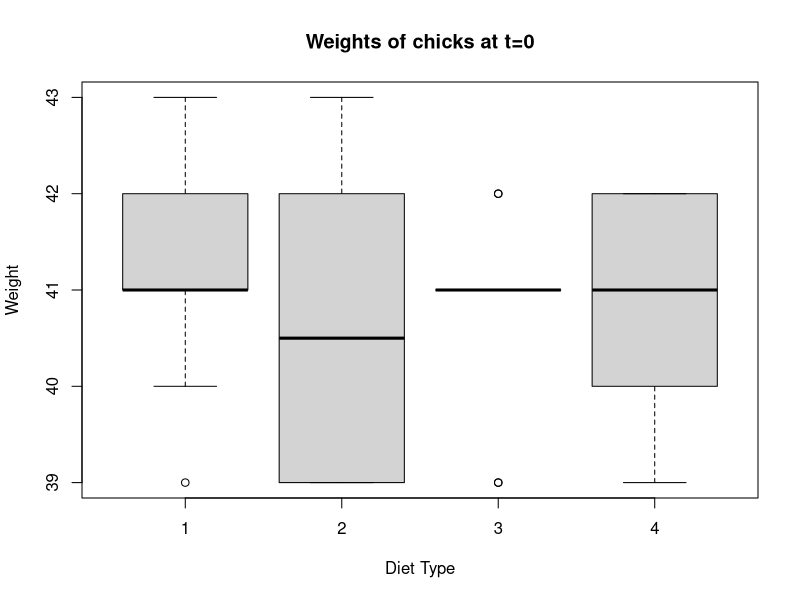
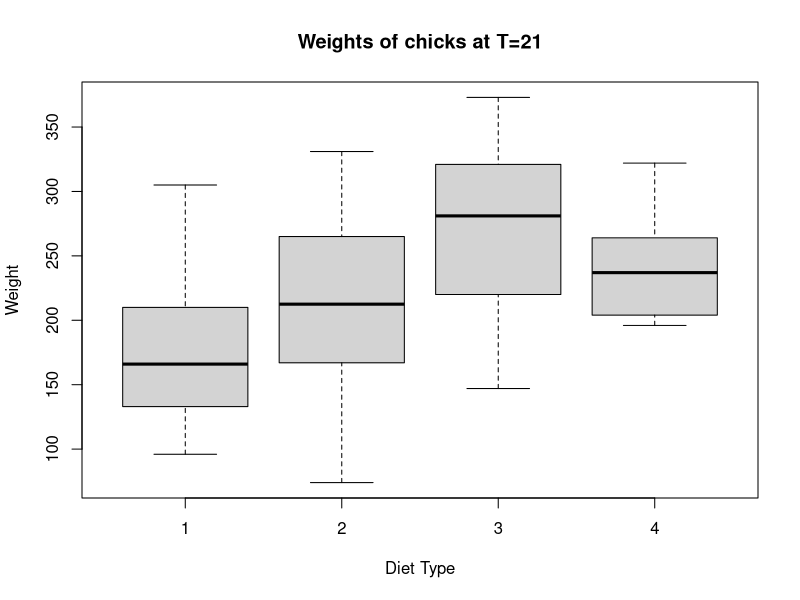
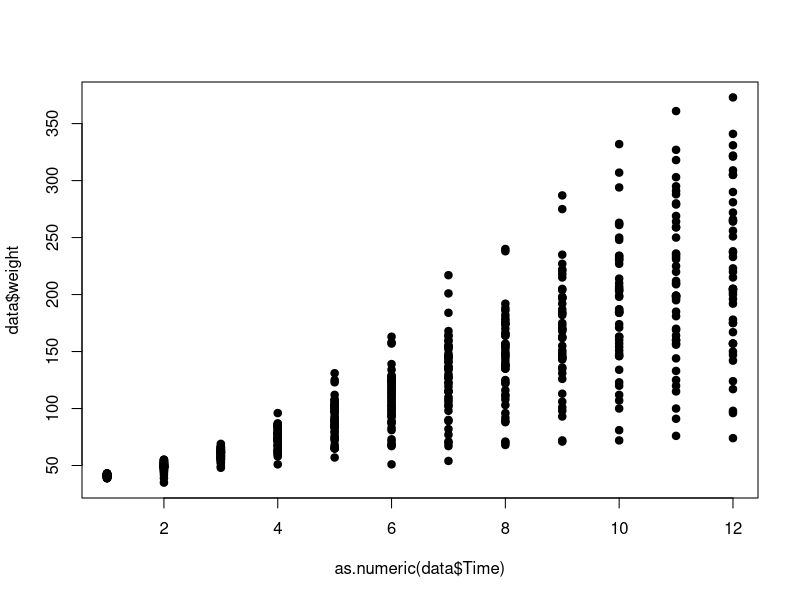
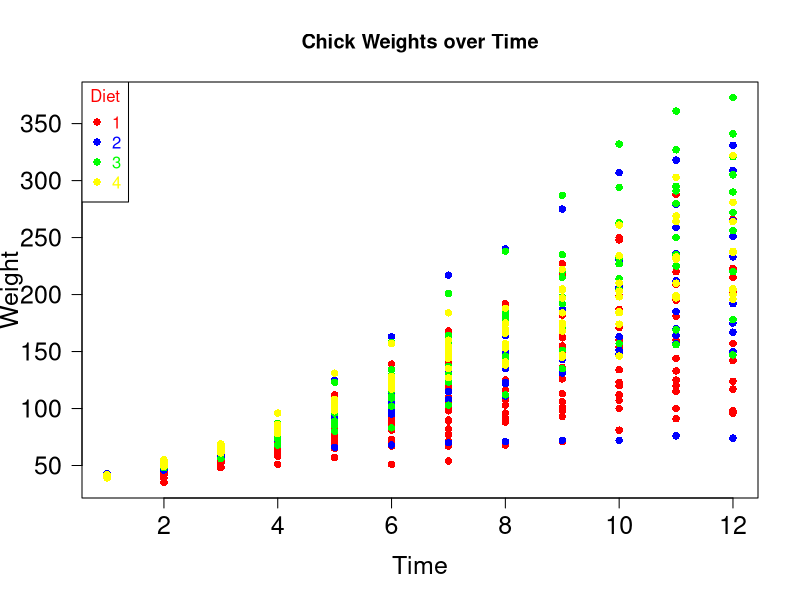
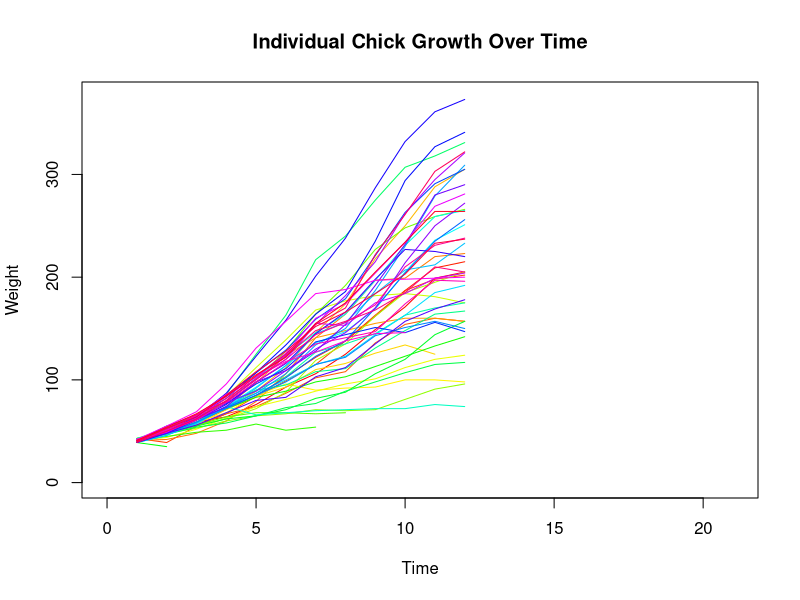

Write the R code that produced these figures, in order.
###Plotting and statistics exercise, EEB R bootcamp###
ChickWeight=ChickWeight
data<-ChickWeight
data<-within(data,{
  Chick<-factor(Chick)
  Diet<-factor(Diet)
  Time<-factor(Time)
})

### Question 1

data.t0<-data[data$Time==0,]#this is filtering out all chicks at T=0

boxplot(weight~Diet, data=data.t0,xlab="Diet Type", ylab="Weight", main="Weights of chicks at t=0")
anova1=aov(weight~Diet, data=data.t0) # set up the statistical test
summary(anova1) # look at the results of the statistical test
TukeyHSD(anova1) # examine each pair using a Tukey test
#summary(anova1) # look at the results of the statistical test
#Df          Sum Sq Mean Sq F    value  Pr(>F)
#Diet         3   4.32   1.440   1.132  0.346
#Residuals   46  58.50   1.272   

#There is no significant difference in weights between diet types for chicks at T=0

### Question 2

data.t21<-data[data$Time==21,]#this is filtering out all chicks at T=0

boxplot(weight~Diet, data=data.t21,xlab="Diet Type", ylab="Weight", main="Weights of chicks at T=21")
anova1=aov(weight~Diet, data=data.t21) # set up the statistical test
summary(anova1) # look at the results of the statistical test
summary(anova1) # look at the results of the statistical test
#Df Sum Sq Mean Sq F value  Pr(>F)   
#Diet         3  57164   19055   4.655 0.00686 **
  #Residuals   41 167839    4094                   
TukeyHSD(anova1) # examine
#$Diet
#diff        lwr       upr     p adj
#2-1  36.95000  -32.11064 106.01064 0.4868095
#3-1  92.55000   23.48936 161.61064 0.0046959
#4-1  60.80556  -10.57710 132.18821 0.1192661
#3-2  55.60000  -21.01591 132.21591 0.2263918
#4-2  23.85556  -54.85981 102.57092 0.8486781
#4-3 -31.74444 -110.45981  46.97092 0.7036249

#There is a significant effect of diet type on weight of chicks at T=21, specifically the difference lies between diet types 1 and 3


###Question 3

summary(aov(weight~Diet*Time+Error(Chick),data=data))
#Error: Chick
#Df Sum Sq Mean Sq F value   Pr(>F)    
#Diet       3 155863   51954   6.795 0.000799 ***
#  Time       5  60748   12150   1.589 0.184743    
#Residuals 41 313495    7646 
#yes there is an effect of diet on chick p=0.000799

###Question 4

plot(as.numeric(data$Time),data$weight, pch=19)
cols=sub('1',"red",data$Diet)
cols=sub('2',"blue",cols)
cols=sub('3',"green",cols)
cols=sub('4',"yellow",cols)


plot(as.numeric(data$Time),data$weight, xlab='Time',ylab='Weight',main="Chick Weights over Time", # same as above...
     col=cols, # add color
     pch=16,las=1,cex.axis=1.5,cex.lab=1.5) # same as above
# add a legend:
legend("topleft",title="Diet", legend=unique(data$Diet), text.col=c("red", "blue", "green","yellow"),pch=16, col=c("red", "blue", "green","yellow"))


###Question 5

plot(NA,ylim=c(0,375),xlim=c(0,21),xlab="Time", ylab="Weight", main="Individual Chick Growth Over Time")
colors=rainbow(50)
for(ID in 1:50){
  use.rows=which(data$Chick==ID)
  lines(x=data$Time[use.rows],
        y=data$weight[use.rows], col=colors[ID])
}

